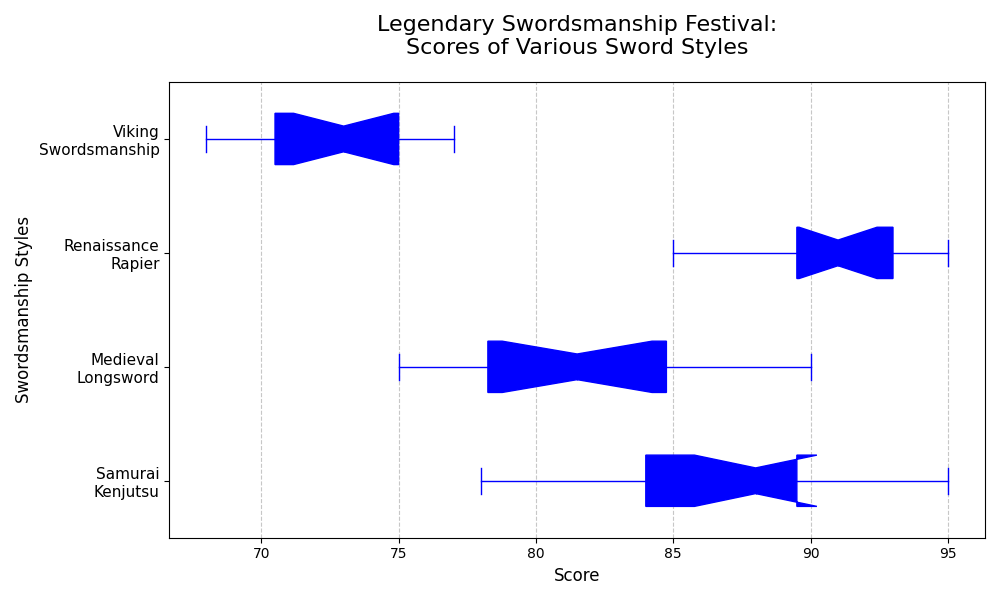

The script that drew this image:
import matplotlib.pyplot as plt
import numpy as np

styles = ["Samurai\nKenjutsu", "Medieval\nLongsword", "Renaissance\nRapier", "Viking\nSwordsmanship"]
scores_kenjutsu = [85, 88, 82, 89, 90, 95, 83, 87, 88, 92, 94, 78, 85, 81, 89]
scores_longsword = [78, 75, 80, 76, 84, 83, 82, 79, 77, 81, 85, 88, 86, 90]
scores_rapier = [90, 92, 94, 95, 88, 93, 91, 90, 92, 94, 89, 85, 87, 93, 91]
scores_viking = [70, 72, 68, 74, 77, 76, 75, 73, 69, 70, 72, 74, 76, 71, 75]

data = [scores_kenjutsu, scores_longsword, scores_rapier, scores_viking]

plt.figure(figsize=(10, 6))

bp = plt.boxplot(data, patch_artist=True, notch=True, vert=False,
                 boxprops=dict(facecolor="blue", color="blue"),
                 capprops=dict(color="blue"),
                 whiskerprops=dict(color="blue"),
                 flierprops=dict(markerfacecolor='blue', marker='o'),
                 medianprops=dict(color="blue"))

plt.title("Legendary Swordsmanship Festival:\nScores of Various Sword Styles", fontsize=16, pad=20)
plt.ylabel("Swordsmanship Styles", fontsize=12)
plt.xlabel("Score", fontsize=12)

plt.yticks(np.arange(1, len(styles) + 1), styles, fontsize=11)
plt.grid(axis='x', linestyle='--', alpha=0.7)

plt.tight_layout()
plt.show()
